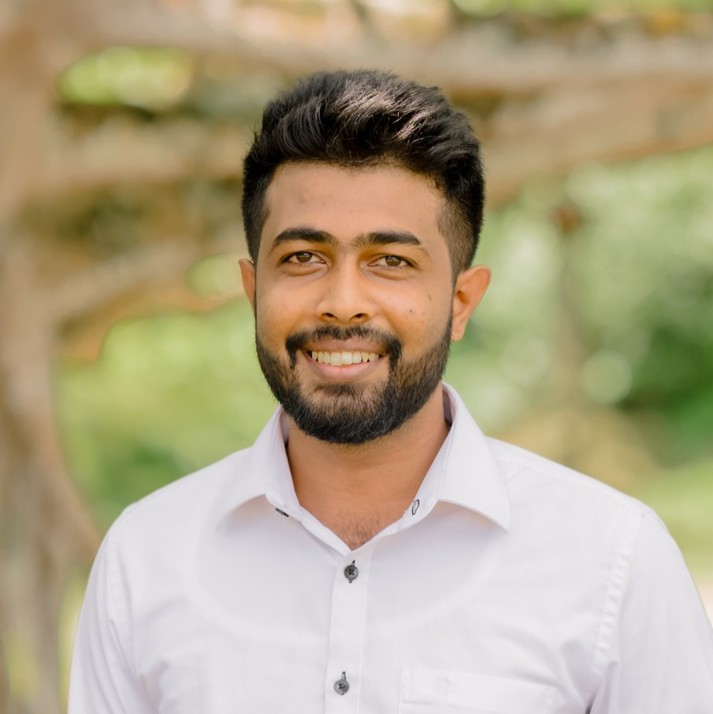
#> input picture 482055936_648588304199040_207687968965758875_n.jpg, 713 x 714 px
$ python render_portrait.py ../482055936_648588304199040_207687968965758875_n.jpg
#> lines starting #> are read from the running program, lines starting #| are printed output that depends on the picture
import os
import sys
from PIL import Image

def main():
    # Check if a custom path was passed as an argument
    if len(sys.argv) > 1 and os.path.exists(sys.argv[1]):
        src_path = sys.argv[1]
        print(f"Using custom image: {src_path}")
    else:
        # Fallback paths for profile picture
        src_path = "assets/photo-ready.png"
        if not os.path.exists(src_path):
            if os.path.exists("Profile.png"):
                src_path = "Profile.png"
                print("assets/photo-ready.png not found, using Profile.png instead.")
            else:
                print("Error: source image not found.")
                sys.exit(1)

    # Open image
    img = Image.open(src_path).convert("L")
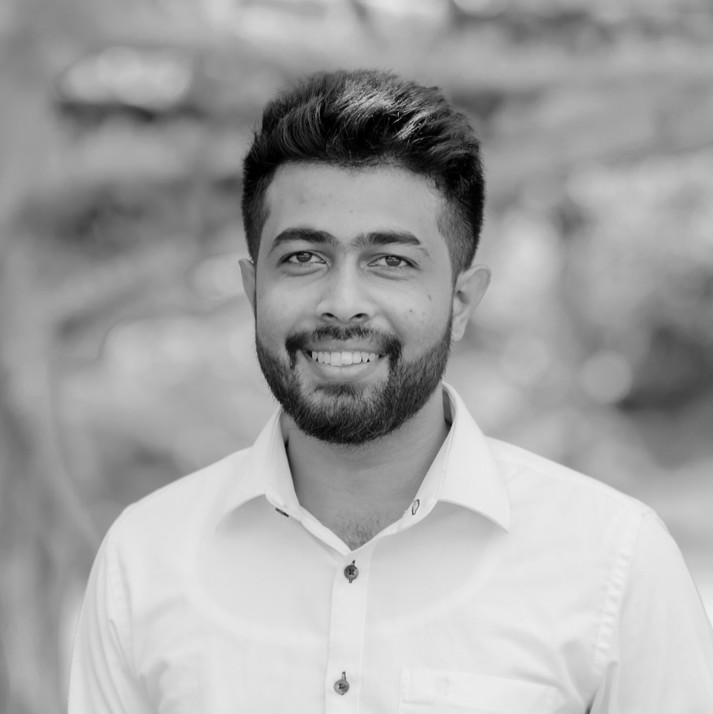
#> img: PIL image 713x714 L; min 0, max 240, mean 163.9

    # Calculate target dimensions
    # ASCII portrait dimensions (e.g. 50 cols, height adjusted for font aspect ratio ~ 0.5)
    cols = 65
    width, height = img.size
#> width = 713; height = 714
    aspect_ratio = height / width
#> aspect_ratio = 1
    # 0.55 corrects the vertical stretch of typical monospace fonts
    rows = int(cols * aspect_ratio * 0.55)
#> rows = 35

    img_resized = img.resize((cols, rows), Image.Resampling.LANCZOS)
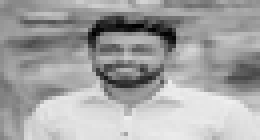
#> img_resized: PIL image 65x35 L (shown 4 times larger); min 0, max 239, mean 163.9

    GLYPHS = " '.,:;~+*xXO#"
    max_val = 255

    ascii_rows = []
    for r in range(rows):
        row_str = ""
        for c in range(cols):
            val = img_resized.getpixel((c, r))
            # Invert so white background becomes empty space (GLYPHS[0] = ' ')
            # If val is 255, we want index 0. If val is 0, we want index len(GLYPHS)-1
            idx = int((255 - val) / 255.0 * (len(GLYPHS) - 1))
            row_str += GLYPHS[idx]
        # Replace spaces with non-breaking spaces for XML/SVG rendering safety
        row_str = row_str.replace(" ", "&#160;")
        ascii_rows.append(row_str)
#> after the loop, ascii_rows = 35 items

    # Generate SVG content
    # Monospace font styling, terminal look
    font_size = 11
    line_height = 13
    svg_width = cols * 7
    svg_height = rows * line_height + 20
#> svg_height = 475

    svg = []
    svg.append('<?xml version="1.0" encoding="utf-8"?>')
    svg.append(f'<svg xmlns="http://www.w3.org/2000/svg" width="{svg_width}" height="{svg_height}" viewBox="0 0 {svg_width} {svg_height}">')
    svg.append('  <style>')
    svg.append('    .ascii {')
    svg.append('      font-family: "Courier New", Courier, monospace;')
    svg.append('      font-size: 11px;')
    svg.append('      font-weight: bold;')
    svg.append('      fill: #00FFD1;')
    svg.append('    }')
    svg.append('    .reveal {')
    svg.append('      animation: draw 0.8s steps(10, end) forwards;')
    svg.append('      opacity: 0;')
    svg.append('    }')
    svg.append('    @keyframes draw {')
    svg.append('      to { opacity: 1; }')
    svg.append('    }')
    svg.append('  </style>')
    svg.append('  <rect width="100%" height="100%" fill="#0D0D0D" rx="8" />')
    svg.append('  <text x="15" y="20" class="ascii">')

    for idx, row in enumerate(ascii_rows):
        # Stagger the lines by 35ms each
        delay = idx * 35
        y_pos = 35 + (idx * line_height)
        svg.append(f'    <tspan x="15" y="{y_pos}" class="reveal" style="animation-delay: {delay}ms;">{row}</tspan>')
#> this loop made 35 passes
#> (delay, y_pos) on passes 1 to 12: (0, 35), (35, 48), (70, 61), (105, 74), (140, 87), (175, 100), (210, 113), (245, 126), (280, 139), (315, 152), (350, 165), (385, 178)
#> after the loop, svg = 54 items

    svg.append('  </text>')
    svg.append('</svg>')

    os.makedirs("assets", exist_ok=True)
    with open("portrait.svg", "w", encoding="utf-8") as f:
        f.write("\n".join(svg))

    print("Successfully rendered portrait.svg")

if __name__ == "__main__":
    main()
